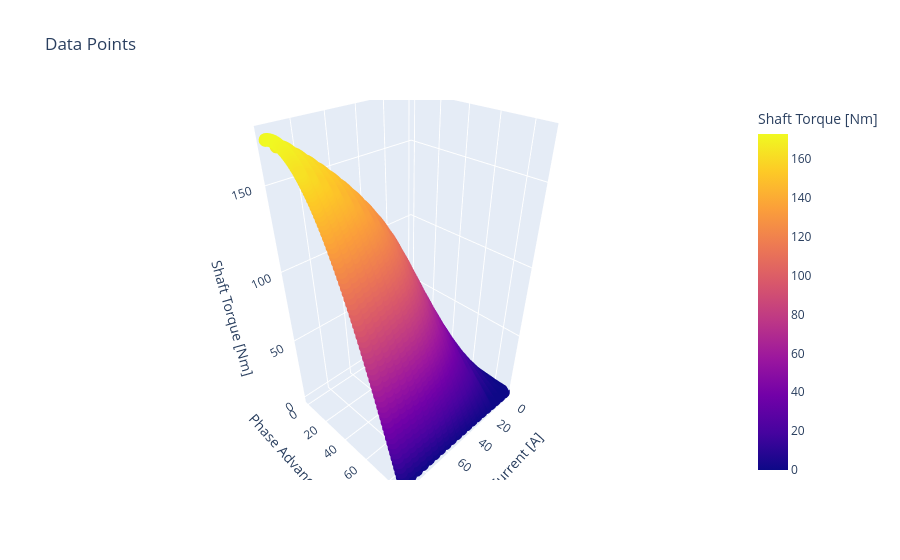

This figure's notebook cell:
### Code cell
from pathlib import Path
path_data_motorcad = Path(r"D:\MotorCAD\Results")
filename = "torque_results_variation.csv"

from second_regression import *
second_model = SECONDREGRESSION(path_data_motorcad, filename)

### Figure 1 — Plotly figure (JSON) as saved in the notebook; plotly's stock layout.template omitted (floating-point values rounded to 4 significant figures; data arrays with more than 128 entries replaced by an {"elided": "..."} marker saying what was removed)
{"data": [{"hovertemplate": "Peak Current [A]=%{x}<br>Phase Advance [Degrees]=%{y}<br>Shaft Torque [Nm]=%{marker.color}<extra></extra>", "legendgroup": "", "marker": {"color": {"elided": "1800 float values"}, "coloraxis": "coloraxis", "symbol": "circle"}, "mode": "markers", "name": "", "scene": "scene", "showlegend": false, "x": {"elided": "1800 int values"}, "y": {"elided": "1800 int values"}, "z": {"elided": "1800 float values"}, "type": "scatter3d"}], "layout": {"scene": {"domain": {"x": [0.0, 1.0], "y": [0.0, 1.0]}, "xaxis": {"title": {"text": "Peak Current [A]"}}, "yaxis": {"title": {"text": "Phase Advance [Degrees]"}}, "zaxis": {"title": {"text": "Shaft Torque [Nm]"}}}, "coloraxis": {"colorbar": {"title": {"text": "Shaft Torque [Nm]"}}, "colorscale": [[0.0, "#0d0887"], [0.1111, "#46039f"], [0.2222, "#7201a8"], [0.3333, "#9c179e"], [0.4444, "#bd3786"], [0.5556, "#d8576b"], [0.6667, "#ed7953"], [0.7778, "#fb9f3a"], [0.8889, "#fdca26"], [1.0, "#f0f921"]]}, "legend": {"tracegroupgap": 0}, "title": {"text": "Data Points"}}}
